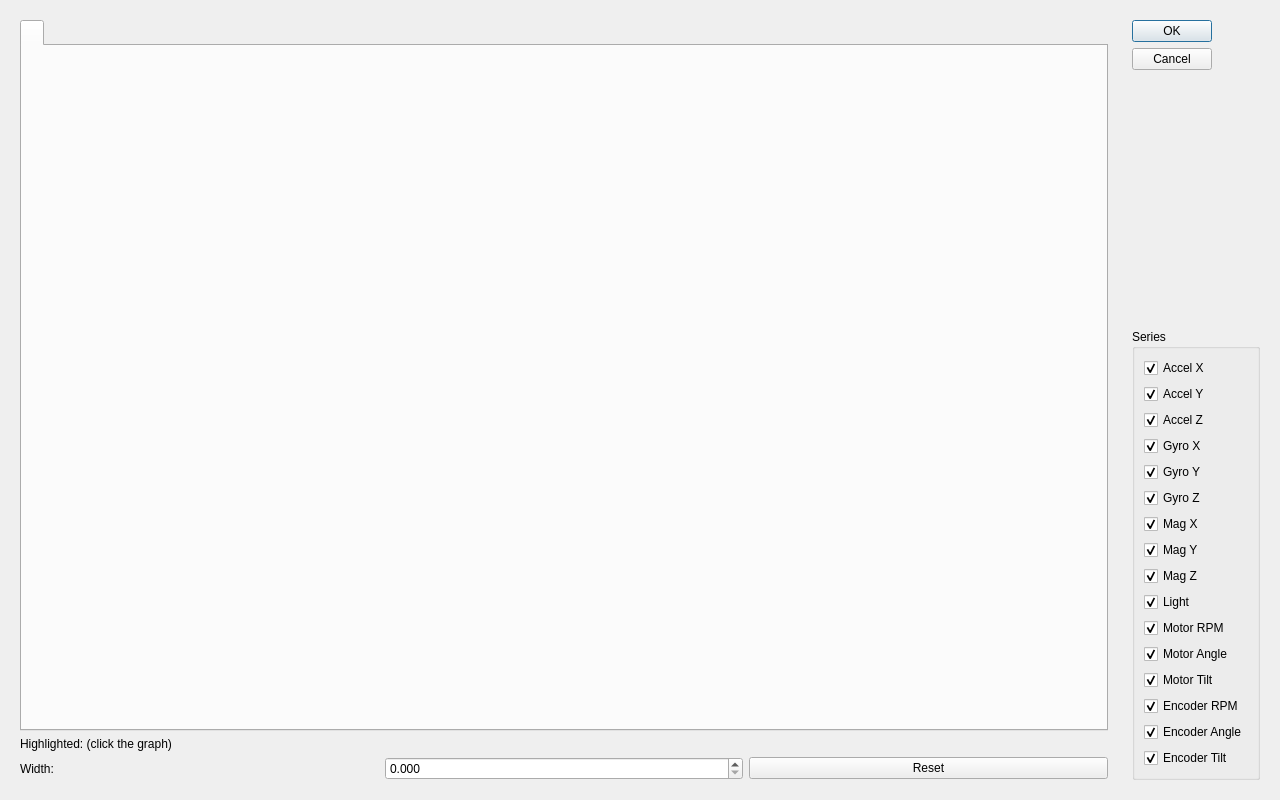
<?xml version="1.0" encoding="UTF-8"?>
<ui version="4.0">
 <class>dlgWavelet</class>
 <widget class="QDialog" name="dlgWavelet">
  <property name="geometry">
   <rect>
    <x>0</x>
    <y>0</y>
    <width>1280</width>
    <height>800</height>
   </rect>
  </property>
  <property name="windowTitle">
   <string>Wavelet Analysis</string>
  </property>
  <layout class="QHBoxLayout" name="mainLayout">
   <item>
    <widget class="QWidget" name="leftContainer" native="true">
     <layout class="QVBoxLayout" name="leftContainerLayout">
      <item>
       <widget class="QTabWidget" name="tabAnalysis">
        <widget class="QWidget" name="tabPlaceholder">
         <layout class="QVBoxLayout" name="placeholderLayout">
          <item>
           <widget class="PlotWidget" name="grphPlaceholder" native="true"/>
          </item>
         </layout>
        </widget>
       </widget>
      </item>
      <item>
       <widget class="QLabel" name="lblHighlight">
        <property name="text">
         <string>Highlighted: (click the graph)</string>
        </property>
        <property name="wordWrap">
         <bool>true</bool>
        </property>
       </widget>
      </item>
      <item>
       <layout class="QHBoxLayout" name="widthLayout">
        <item>
         <widget class="QLabel" name="lblWidth">
          <property name="text">
           <string>Width:</string>
          </property>
         </widget>
        </item>
        <item>
         <widget class="QDoubleSpinBox" name="spnRangeWidth">
          <property name="decimals">
           <number>3</number>
          </property>
          <property name="minimum">
           <double>0.000000000000000</double>
          </property>
          <property name="maximum">
           <double>1000000000.000000000000000</double>
          </property>
          <property name="singleStep">
           <double>0.100000000000000</double>
          </property>
         </widget>
        </item>
        <item>
         <widget class="QPushButton" name="btnRangeReset">
          <property name="text">
           <string>Reset</string>
          </property>
         </widget>
        </item>
       </layout>
      </item>
       </layout>
      </widget>
     </item>
   <item>
    <widget class="QWidget" name="rightPanel" native="true">
     <layout class="QVBoxLayout" name="rightLayout">
      <item>
       <widget class="QDialogButtonBox" name="dbbMain">
        <property name="orientation">
         <enum>Qt::Vertical</enum>
        </property>
        <property name="standardButtons">
         <set>QDialogButtonBox::Cancel|QDialogButtonBox::Ok</set>
        </property>
       </widget>
      </item>
      <item>
       <widget class="QGroupBox" name="grpSeries">
        <property name="title">
         <string>Series</string>
        </property>
        <layout class="QVBoxLayout" name="seriesLayout">
         <item>
          <widget class="QCheckBox" name="chkAccelX">
           <property name="text">
            <string>Accel X</string>
           </property>
           <property name="checked">
            <bool>true</bool>
           </property>
          </widget>
         </item>
         <item>
          <widget class="QCheckBox" name="chkAccelY">
           <property name="text">
            <string>Accel Y</string>
           </property>
           <property name="checked">
            <bool>true</bool>
           </property>
          </widget>
         </item>
         <item>
          <widget class="QCheckBox" name="chkAccelZ">
           <property name="text">
            <string>Accel Z</string>
           </property>
           <property name="checked">
            <bool>true</bool>
           </property>
          </widget>
         </item>
         <item>
          <widget class="QCheckBox" name="chkGyroX">
           <property name="text">
            <string>Gyro X</string>
           </property>
           <property name="checked">
            <bool>true</bool>
           </property>
          </widget>
         </item>
         <item>
          <widget class="QCheckBox" name="chkGyroY">
           <property name="text">
            <string>Gyro Y</string>
           </property>
           <property name="checked">
            <bool>true</bool>
           </property>
          </widget>
         </item>
         <item>
          <widget class="QCheckBox" name="chkGyroZ">
           <property name="text">
            <string>Gyro Z</string>
           </property>
           <property name="checked">
            <bool>true</bool>
           </property>
          </widget>
         </item>
         <item>
          <widget class="QCheckBox" name="chkMagX">
           <property name="text">
            <string>Mag X</string>
           </property>
           <property name="checked">
            <bool>true</bool>
           </property>
          </widget>
         </item>
         <item>
          <widget class="QCheckBox" name="chkMagY">
           <property name="text">
            <string>Mag Y</string>
           </property>
           <property name="checked">
            <bool>true</bool>
           </property>
          </widget>
         </item>
         <item>
          <widget class="QCheckBox" name="chkMagZ">
           <property name="text">
            <string>Mag Z</string>
           </property>
           <property name="checked">
            <bool>true</bool>
           </property>
          </widget>
         </item>
         <item>
          <widget class="QCheckBox" name="chkLight">
           <property name="text">
            <string>Light</string>
           </property>
           <property name="checked">
            <bool>true</bool>
           </property>
          </widget>
         </item>
         <item>
          <widget class="QCheckBox" name="chkMotorRPM">
           <property name="text">
            <string>Motor RPM</string>
           </property>
           <property name="checked">
            <bool>true</bool>
           </property>
          </widget>
         </item>
         <item>
          <widget class="QCheckBox" name="chkMotorAngle">
           <property name="text">
            <string>Motor Angle</string>
           </property>
           <property name="checked">
            <bool>true</bool>
           </property>
          </widget>
         </item>
         <item>
          <widget class="QCheckBox" name="chkMotorTilt">
           <property name="text">
            <string>Motor Tilt</string>
           </property>
           <property name="checked">
            <bool>true</bool>
           </property>
          </widget>
         </item>
         <item>
          <widget class="QCheckBox" name="chkEncoderRPM">
           <property name="text">
            <string>Encoder RPM</string>
           </property>
           <property name="checked">
            <bool>true</bool>
           </property>
          </widget>
         </item>
         <item>
          <widget class="QCheckBox" name="chkEncoderAngle">
           <property name="text">
            <string>Encoder Angle</string>
           </property>
           <property name="checked">
            <bool>true</bool>
           </property>
          </widget>
         </item>
         <item>
          <widget class="QCheckBox" name="chkEncoderTilt">
           <property name="text">
            <string>Encoder Tilt</string>
           </property>
           <property name="checked">
            <bool>true</bool>
           </property>
          </widget>
         </item>
        </layout>
       </widget>
      </item>
     </layout>
    </widget>
   </item>
  </layout>
 </widget>
 <customwidgets>
  <customwidget>
   <class>PlotWidget</class>
   <extends>QWidget</extends>
   <header>pyqtgraph</header>
   <container>1</container>
  </customwidget>
 </customwidgets>
 <resources/>
 <connections/>
</ui>
